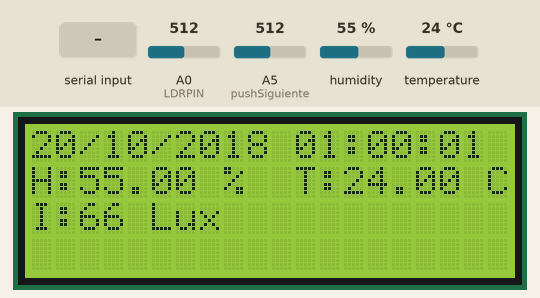
A sketch run on a simulated Arduino Uno, built with avr-gcc and run on an emulated ATmega328P. Shown: 20×4 character LCD. Inputs (shaded band) come from the test bench; at power-on: humidity 55 %, A0 (LDRPIN) = 512, temperature 24 °C, A5 (pushSiguiente) = 512.

Above: at 1.2 s.
1.3 s: "0" received over Serial
At 2.5 s:
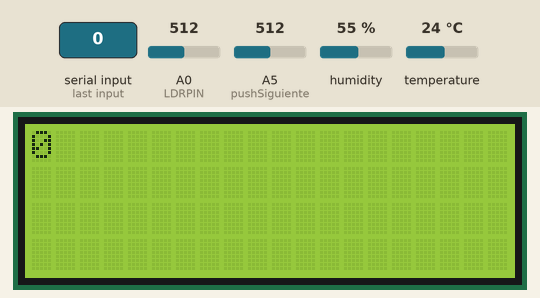
7.5 s: humidity set to 22 %
At 10.1 s:
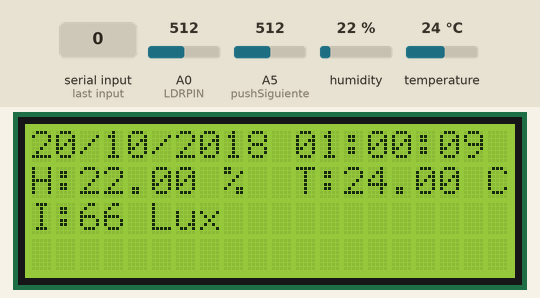
10.8 s: A0 (LDRPIN) set to 716
At 12.2 s:
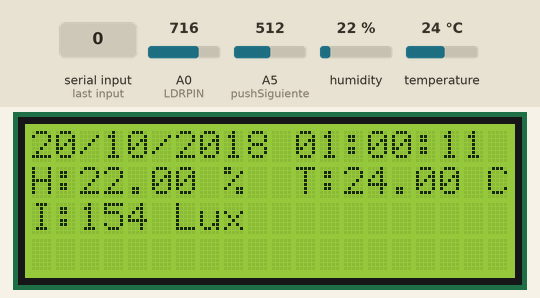
12.9 s: temperature set to 12 °C
At 14.1 s:
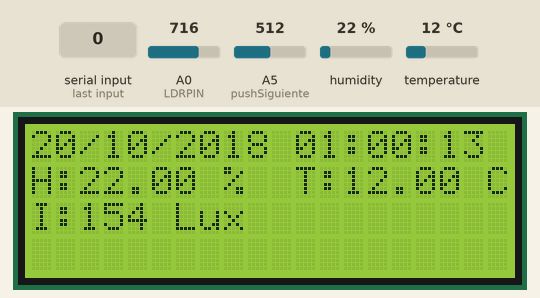
15.0 s: A0 (LDRPIN) set to 992
At 15.9 s:
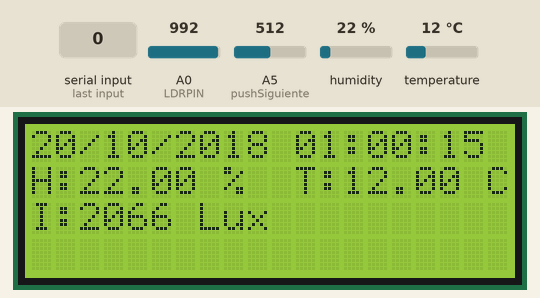
17.6 s: humidity set to 40 %
At 20.1 s:
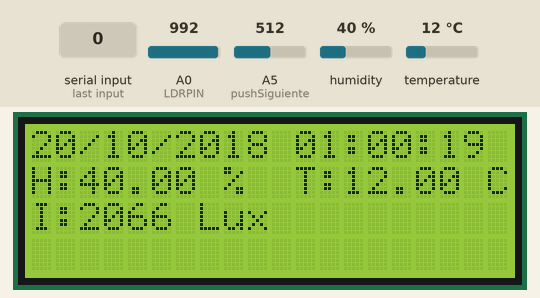
Timing chart, 0 to 21.6 s (numbered marks = the images above; inputs shaded):
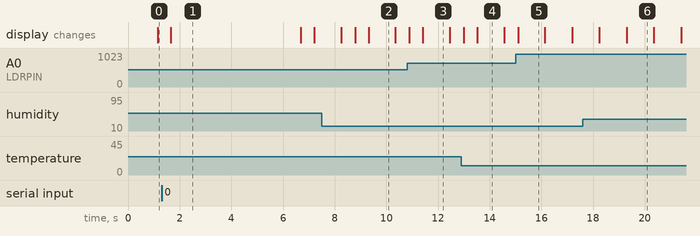

The sketch:

HumedadTemperaturaLCD.ino
```cpp
/*
    Definimos las librerias que se van a utilizar, una para que
    la placa de arduino obtenga los valores de humedad y temperatura
    otra para el funcionamiento de la pantalla LCD y la libreria Time
    que nos permitira obtener una fecha y hora en tiempo real respectivamente
*/
#include "DHT.h"
#include <LiquidCrystal.h>
#include <TimeLib.h>

/*
   Definimos las variables y constantes junto con los pin utilizados en la placa arduino
*/

// PIN's utilizados por la pantalla LCD
#define RS 12
#define E 11
#define D4 10
#define D5 9
#define D6 8
#define D7 7
#define pushSiguiente 5
#define pushAnterior 4

LiquidCrystal lcd(RS, E, D4, D5, D6, D7); // Inicializamos la pantalla LCD

// PIN's utilizados por el sensor de humedad y temperatura
#define DHTPIN A1  // PIN digital donde se conecta el sensor
#define DHTTYPE DHT11 // Definimos el tipo de sensor de humedad y temperatura utilizado, en este caso sera DHT11
DHT dht(DHTPIN, DHTTYPE); // Inicializamos el sensor DHT11

// Variables utilizadas para lectura de datos de la fotorresistencia
const long A = 1000;     //Resistencia en oscuridad en KΩ
const int B = 15;        //Resistencia a la luz (10 Lux) en KΩ
const int RC = 10;       //Resistencia calibracion en KΩ
const int LDRPIN = A0;   //Pin analogico de entrada del LDR

int valorActual; // Variable donde se almacena el valor de luminosidad
int valorLuminosidad; // Variable que nos servira para guardar el valor calculado de luminosidad que se tenga actualmente

int imprimir=0;
String Mensaje="";
int indice = 0;

void setup() {
  pinMode(10,OUTPUT);
digitalWrite(10,HIGH);
pinMode(pushSiguiente, INPUT);
pinMode(pushAnterior, INPUT);
  lcd.begin(20, 4); // Definimos el tipo de pantalla LCD utilizada
  dht.begin(); // Comenzamos el sensor DHT
  Serial.begin(9600); // Inicializamos la comunicacion serie
  //Anotamos la hora y la fecha desde la que nuestro programa empezará a contar.
  //Formato: hora, minutos, segundos, días, mes, año
  setTime(1,00,00,20,10,2018);
}

/*
   Mandamos a llamar a los diferentes metodos para que cumplan con sus respectivas funcionalidades
   humedadTemperatura: Para leer y mostrar los datos del sensor DHT11 en pantalla LCD
   luminosidad: Calcula el valor en Luxes de luminosidad actual y los muestra en la pantalla LCD
*/
void loop() {
  humedadTemperatura();
  luminosidad();
  fechaHora();
  LCD();
  while(analogRead(pushSiguiente) == HIGH){
    Serial.println("Siguiente");
  }
}

void humedadTemperatura() {
  float h = dht.readHumidity(); // Leemos la humedad relativa
  float t = dht.readTemperature(); // Leemos la temperatura que se encuentra en grados centigrados por defecto

  /*
      Comprobamos si ha habido un error al leer los datos de temperatura y humedad
      En caso contrario imprimimos los valores obtenidos desde el sensor DHT11 y mostramos
      los datos enviandolos a la pantalla LCD con sus respectivas coordenadas donde se podran
      visualizar
  */
  if (isnan(t) || isnan(h)) {
    lcd.clear();
    lcd.write("Error Al Leer Datos Del Sensor DHT11");
  } else {
    lcd.clear();
    lcd.setCursor(0, 1); // Ubicamos la coredanada donde se mostrara el valor en la pantalla LCD
    lcd.write("H:");
    lcd.print(h); // Imprimimos en pantalla el valor actualizado de humedad actual
    lcd.write(" %");
    lcd.setCursor(11, 1); // Ubicamos la coredanada donde se mostrara el valor en la pantalla LCD
    lcd.write("T:");
    lcd.print(t); // Imprimimos en pantalla el valor actualizado de temperatura actual
    lcd.write(" C");
    //delay(1000); // Esperamos 1 segundo entre datos mostrados por el sensor en pantalla LCD
  }
}

void luminosidad() {
  /*
      Leemos el valor relativo de luminosidad actual y lo guardamos en una variable.
      El valor leido (desde Vcc) aumenta de manera proporcional con respecto a la luz recibida
  */
  valorActual = analogRead(LDRPIN);

  valorLuminosidad = ((long)valorActual * A * 10) / ((long)B * RC * (1024 - valorActual)); // Formula utilizada porque el LDR esta entre A0 y Vcc
  lcd.setCursor(0, 2); // Ubicamos la coredanada donde se mostrara el valor en la pantalla LCD
  lcd.write("I:");
  lcd.print(valorLuminosidad); // Imprimimos en pantalla el valor actualizado de luminosidad actual
  lcd.write(" Lux");
  //delay(1000); // Esperamos 1 segundo entre datos mostrados de luminosidad en pantalla LCD
}

void fechaHora(){
  time_t t = now();//Declaramos la variable time_t t

//Imprimimos la fecha y lahora
lcd.setCursor(0,0);
  if(day(t)>=0 && day(t)<=9)
  { lcd.write("0");
    lcd.print(day(t)); }
  else
  {lcd.print(day(t));}
  lcd.write(+ "/") ;

  if(month(t)>=0 && month(t)<=9)
  { lcd.write("0");
  lcd.print(month(t));}
  else
  {lcd.print(month(t));}
  lcd.write(+ "/") ;

  lcd.print(year(t));
  lcd.write(" ") ;

  if(hour(t)>=0 && hour(t)<=9)
  { lcd.write("0");
  lcd.print(hour(t)); }
  else
  {lcd.print(hour(t));}
  lcd.write(+ ":") ;

  if(minute(t)>=0 && minute(t)<=9)
  { lcd.write("0");
  lcd.print(minute(t));}
  else
  {lcd.print(minute(t));}
  lcd.write(":") ;

  if(second(t)>=0 && second(t)<=9)
  { lcd.write("0");
    lcd.print(second(t));}
  else
  {lcd.print(second(t));}
  delay(500);//Esperamos 1 segundo
}

void LCD(){
  int cuenta=0;
int caracteres=0;
while (Serial.available()>0){
Mensaje=Mensaje+Decimal_to_ASCII(Serial.read());
cuenta++;
}
caracteres=Mensaje.length();
//if (caracteres>20){
  if (Mensaje!=""){
 lcd.clear();
 //lcd.setCursor(0,0);
 lcd.print(Mensaje.substring(0,20));
 lcd.setCursor(0,1);
 lcd.print(Mensaje.substring(20,40));
 lcd.setCursor(0,2);
 lcd.print(Mensaje.substring(40,caracteres));
  delay(5000);

}
//}
//else
//{
//if (Mensaje!=""){
// lcd.clear();
// lcd.setCursor(0,1);
// lcd.print(Mensaje);
// delay(5000);
//}
//}

Mensaje="";
}

char Decimal_to_ASCII(int entrada){
  char salida=' ';
  switch(entrada){
case 32:
salida=' ';
break;
case 33:
salida='!';
break;
case 34:
salida='"';
break;
case 35:
salida='#';
break;
case 36:
salida='$';
break;
case 37:
salida='%';
break;
case 38:
salida='&';
break;
case 39:
salida=' ';
break;
case 40:
salida='(';
break;
case 41:
salida=')';
break;
case 42:
salida='*';
break;
case 43:
salida='+';
break;
case 44:
salida=',';
break;
case 45:
salida='-';
break;
case 46:
salida='.';
break;
case 47:
salida='/';
break;
case 48:
salida='0';
break;
case 49:
salida='1';
break;
case 50:
salida='2';
break;
case 51:
salida='3';
break;
case 52:
salida='4';
break;
case 53:
salida='5';
break;
case 54:
salida='6';
break;
case 55:
salida='7';
break;
case 56:
salida='8';
break;
case 57:
salida='9';
break;
case 58:
salida=':';
break;
case 59:
salida=';';
break;
case 60:
salida='<';
break;
case 61:
salida='=';
break;
case 62:
salida='>';
break;
case 63:
salida='?';
break;
case 64:
salida='@';
break;
case 65:
salida='A';
break;
case 66:
salida='B';
break;
case 67:
salida='C';
break;
case 68:
salida='D';
break;
case 69:
salida='E';
break;
case 70:
salida='F';
break;
case 71:
salida='G';
break;
case 72:
salida='H';
break;
case 73:
salida='I';
break;
case 74:
salida='J';
break;
case 75:
salida='K';
break;
case 76:
salida='L';
break;
case 77:
salida='M';
break;
case 78:
salida='N';
break;
case 79:
salida='O';
break;
case 80:
salida='P';
break;
case 81:
salida='Q';
break;
case 82:
salida='R';
break;
case 83:
salida='S';
break;
case 84:
salida='T';
break;
case 85:
salida='U';
break;
case 86:
salida='V';
break;
case 87:
salida='W';
break;
case 88:
salida='X';
break;
case 89:
salida='Y';
break;
case 90:
salida='Z';
break;
case 91:
salida='[';
break;
case 92:
salida=' ';
break;
case 93:
salida=']';
break;
case 94:
salida='^';
break;
case 95:
salida='_';
break;
case 96:
salida='`';
break;
case 97:
salida='a';
break;
case 98:
salida='b';
break;
case 99:
salida='c';
break;
case 100:
salida='d';
break;
case 101:
salida='e';
break;
case 102:
salida='f';
break;
case 103:
salida='g';
break;
case 104:
salida='h';
break;
case 105:
salida='i';
break;
case 106:
salida='j';
break;
case 107:
salida='k';
break;
case 108:
salida='l';
break;
case 109:
salida='m';
break;
case 110:
salida='n';
break;
case 111:
salida='o';
break;
case 112:
salida='p';
break;
case 113:
salida='q';
break;
case 114:
salida='r';
break;
case 115:
salida='s';
break;
case 116:
salida='t';
break;
case 117:
salida='u';
break;
case 118:
salida='v';
break;
case 119:
salida='w';
break;
case 120:
salida='x';
break;
case 121:
salida='y';
break;
case 122:
salida='z';
break;
case 123:
salida='{';
break;
case 124:
salida='|';
break;
case 125:
salida='}';
break;
case 126:
salida='~';
break;
  }
  return salida;
}
```

Measured:
- after the input at 1.3 s, the display: changes after 0.35 s (image 1)
- what the display in image 1 shows lasts 5.1 s, from 1.6 s to 6.7 s
- what the display in image 2 shows lasts 1.1 s, from 9.3 s to 10.4 s
